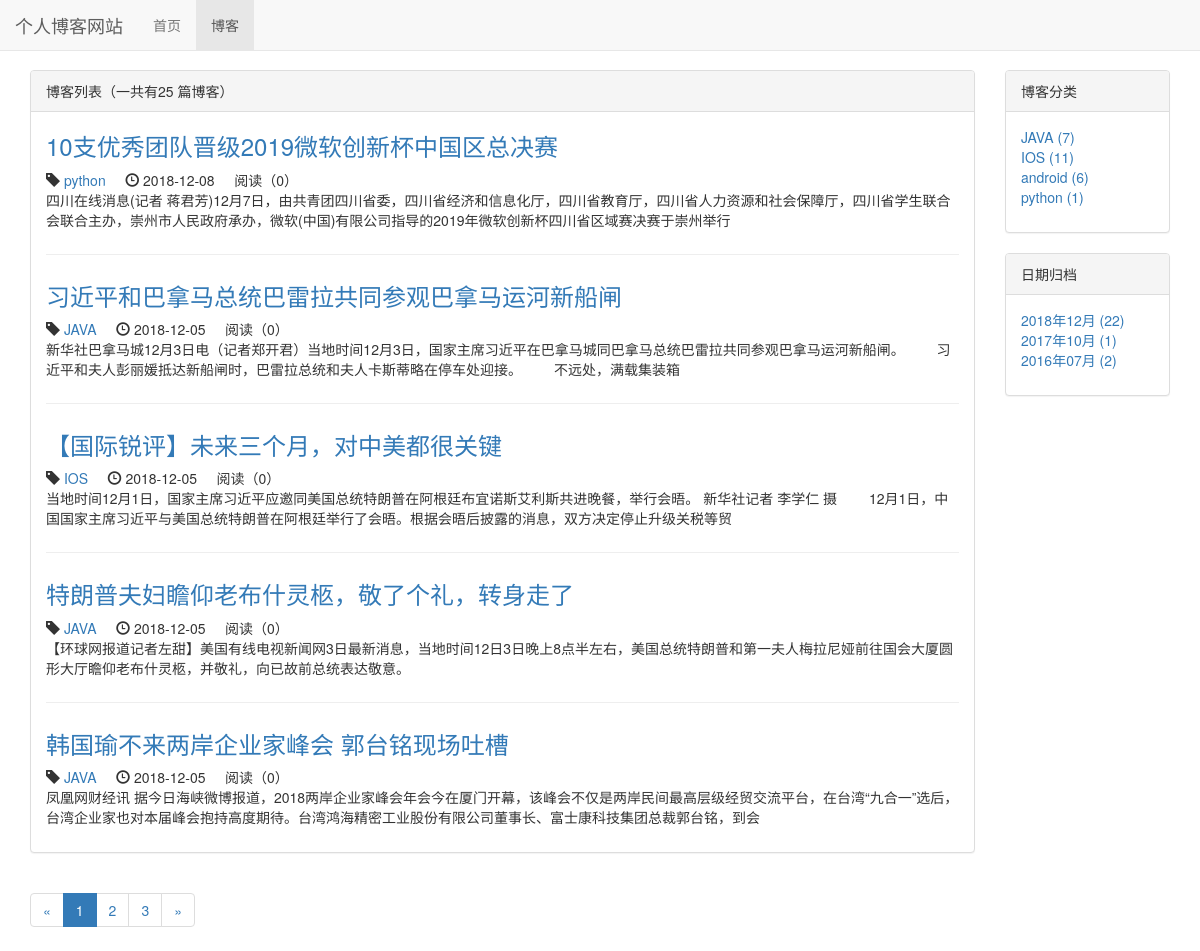
Before: /blog/ with the older database file.
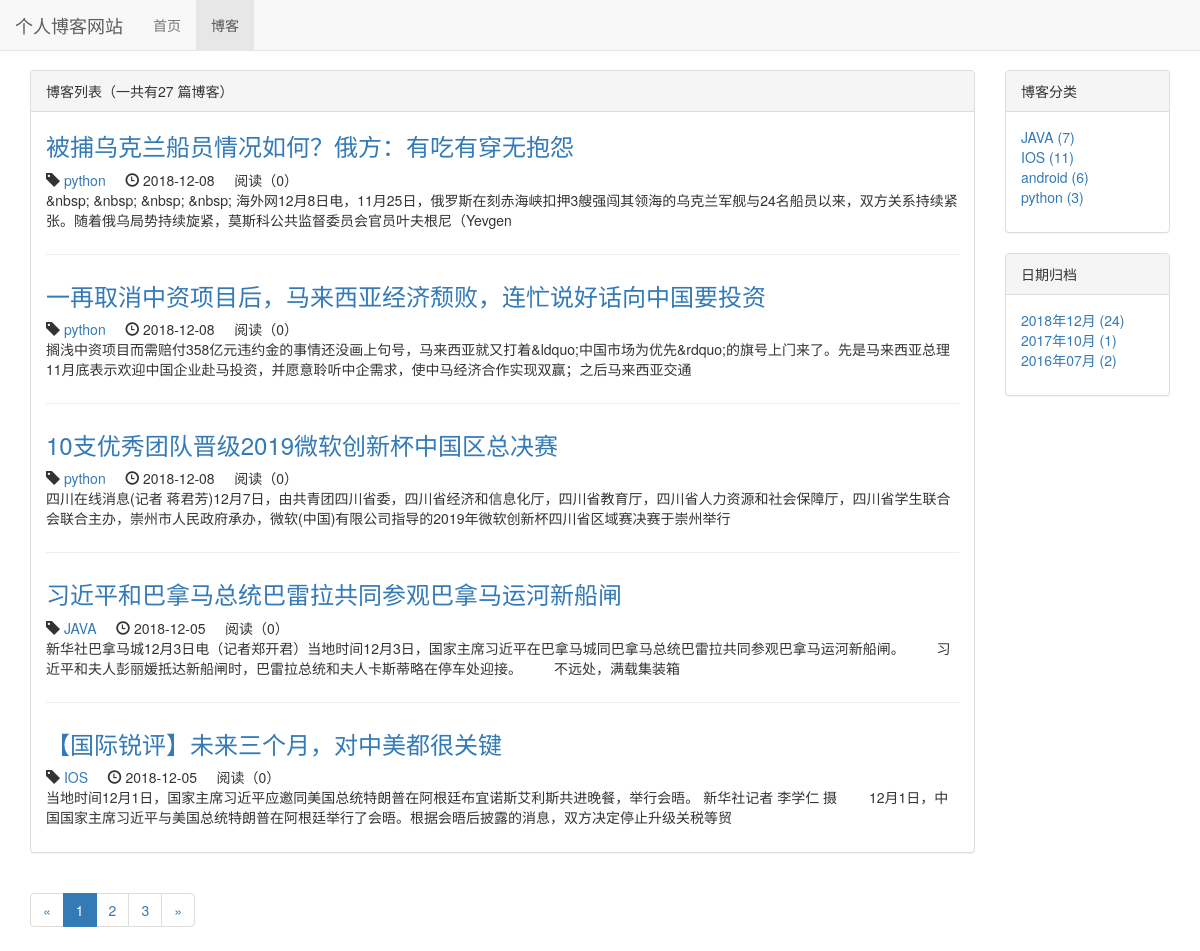
After: the same page with the newer database file.
### blog/models.py (models this page shows, shortened)
class Blog(models.Model,ReadNumExpandMethod):
    title=models.CharField(max_length=50)
    blog_type = models.ForeignKey(BlogType,on_delete=models.DO_NOTHING)
    content = RichTextUploadingField()
    author = models.ForeignKey(User,on_delete=models.DO_NOTHING)
    create_time = models.DateTimeField(auto_now_add=True)
    last_updated_time = models.DateTimeField(auto_now=True)
    class Meta:
        ordering = ['-create_time']

class BlogType(models.Model):
    type_name = models.CharField(max_length=15)
    def __str__(self):
        return self.type_name

### blog/views.py (the view)
# urls.py: path('', views.blog_list,name="blog_list"),
def blog_list(request):
    page_num = request.GET.get('page',1)
    blog_all_list = Blog.objects.all()
    context = get_blog_list_common_data(blog_all_list,page_num)
    return render_to_response('blog/blog_list.html', context)

### read_statistics/models.py (called while the page is built)
    def get_read_num(self):
        try:
            ct = ContentType.objects.get_for_model(self)
            readnum = ReadNum.objects.get(content_type=ct,object_id=self.pk)
            return readnum.read_num
        except exceptions.ObjectDoesNotExist:
            return 0

### blog/templates/blog/blog_list.html (shortened to what the changed rows need)
{% extends 'base.html' %}
{% load staticfiles %}
{% block header_extends %}
    <link rel="stylesheet" href="{% static 'blog/blog.css' %}">
{% endblock %}
{% block content %}
    <div class="container">
        <div class="row">
            <div class="col-xs-12 col-sm-8 col-md-9 col-lg-10">
                <div class="panel panel-default">
                    <div class="panel-heading">{% block blog_list_title %}博客列表（一共有{{ page_of_blogs.paginator.count }}
                        篇博客）{% endblock %}</div>
                    <div class="panel-body">
                        {% for blog in page_of_blogs.object_list %}
                            <div class="blog">
                                <h3><a href="{% url 'blog_detail' blog.pk %}">{{ blog.title }}</a></h3>
                                <p class="blog-info">
                                    <span class="glyphicon glyphicon-tag"></span>&nbsp;<a href="{% url 'blog_with_type' blog.blog_type.pk %}">{{ blog.blog_type }}</a>&nbsp;&nbsp;&nbsp;&nbsp;
                                    <span class="glyphicon glyphicon-time"></span>&nbsp;{{ blog.create_time|date:'Y-m-d' }}
                                    &nbsp;&nbsp;&nbsp;&nbsp;阅读（{{ blog.get_read_num }}）
                                </p>
                                <p>{{ blog.content | striptags | truncatechars:120 }}</p>
                            </div>
                        {% empty %}
                            <div>
                                <p>---暂无博客，敬请期待---</p>
                            </div>
                        {% endfor %}
                    </div>
                </div>
                <div>
                    <ul class="pagination">
                        {% for page_num in page_range %}
                            {% if page_num == page_of_blogs.number %}
                                <li class="active"><a href="?page={{ page_num }}"> {{ page_num }}</a></li>
                            {% else %}
                                <li><a href="?page={{ page_num }}"> {{ page_num }}</a></li>
                            {% endif %}
                        {% endfor %}
                    </ul>
                </div>
            </div>
            <div class="hidden-xs col-sm-4 col-md-3 col-lg-2">
                <div class="panel panel-default">
                    <div class="panel-body">
                        <ul class="blog_types">
                            {% for blog_type in blog_types %}
                                <li><a href="{% url 'blog_with_type' blog_type.pk %}">
                                    {{ blog_type.type_name }} ({{ blog_type.blog_count }})
                                </a></li>
                            {% empty %}
                                <li>暂无分类</li>
                            {% endfor %}
                        </ul>
                    </div>
                </div>
                <div class="panel panel-default">
                    <div class="panel-body">
                        <ul>
                            {% for blog_date,blog_count in blog_dates.items %}
                                <li>
                                    <a href="{% url 'blog_with_date' blog_date.year blog_date.month %}">
                                        {{ blog_date|date:'Y年m月' }} ({{ blog_count }})
                                    </a>
                                </li>
                            {% endfor %}
                        </ul>
                    </div>
                </div>
            </div>
        </div>
    </div>
{% endblock %}

Changed rows visible on the page:
no longer on this page (row unchanged): Blog: title "特朗普夫妇瞻仰老布什灵柩，敬了个礼，转身走了", blog_type "JAVA", create_time "2018-12-05", get_read_num "0", content "【环球网报道记者左甜】美国有线电视新闻网3日最新消息，当地时间12日3日晚上8点半左右，美国总统特朗普和第一夫人梅拉尼娅前往国会大厦圆形大厅瞻仰老布什灵柩，并敬礼，向已故前总统表达敬意。"
no longer on this page (row unchanged): Blog: title "韩国瑜不来两岸企业家峰会 郭台铭现场吐槽", blog_type "JAVA", create_time "2018-12-05", get_read_num "0", content "凤凰网财经讯 据今日海峡微博报道，2018两岸企业家峰会年会今在厦门开幕，该峰会不仅是两岸民间最高层级经贸交流平台，在台湾“九合一”选后，台湾企业家也对本届峰会抱持高度期待。台湾鸿海精密工业股份有限公司董事长、富士康科技集团总裁郭台铭，到会"
added Blog: title "被捕乌克兰船员情况如何？俄方：有吃有穿无抱怨", blog_type "python", create_time "2018-12-08", get_read_num "0", content "&nbsp; &nbsp; &nbsp; &nbsp; 海外网12月8日电，11月25日，俄罗斯在刻赤海峡扣押3艘强闯其领海的乌克兰军舰与24名船员以来，双方关系持续紧张。随着俄乌局势持续旋紧，莫斯科公共监督委员会官员叶夫根尼（Yevgen"
added Blog: title "一再取消中资项目后，马来西亚经济颓败，连忙说好话向中国要投资", blog_type "python", create_time "2018-12-08", get_read_num "0", content "搁浅中资项目而需赔付358亿元违约金的事情还没画上句号，马来西亚就又打着&ldquo;中国市场为优先&rdquo;的旗号上门来了。先是马来西亚总理11月底表示欢迎中国企业赴马投资，并愿意聆听中企需求，使中马经济合作实现双赢；之后马来西亚交通"
computed for BlogType "python": blog_count "1" → "3"
Other visible differences:
{{ page_of_blogs.paginator.count }}: "25" → "27"
new list line: "2018年12月 ( 24 )"
list line gone: "2018年12月 ( 22 )"
